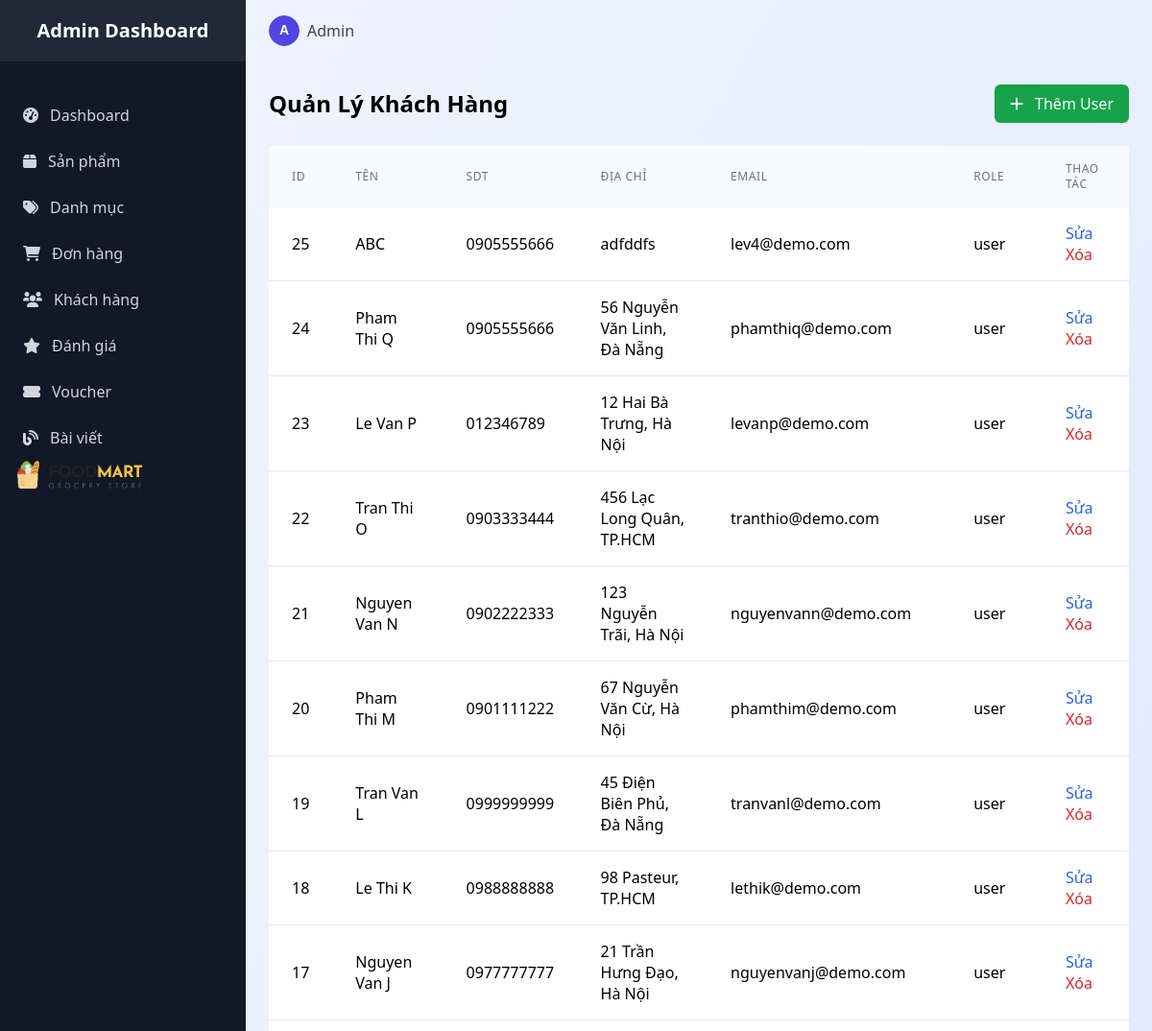
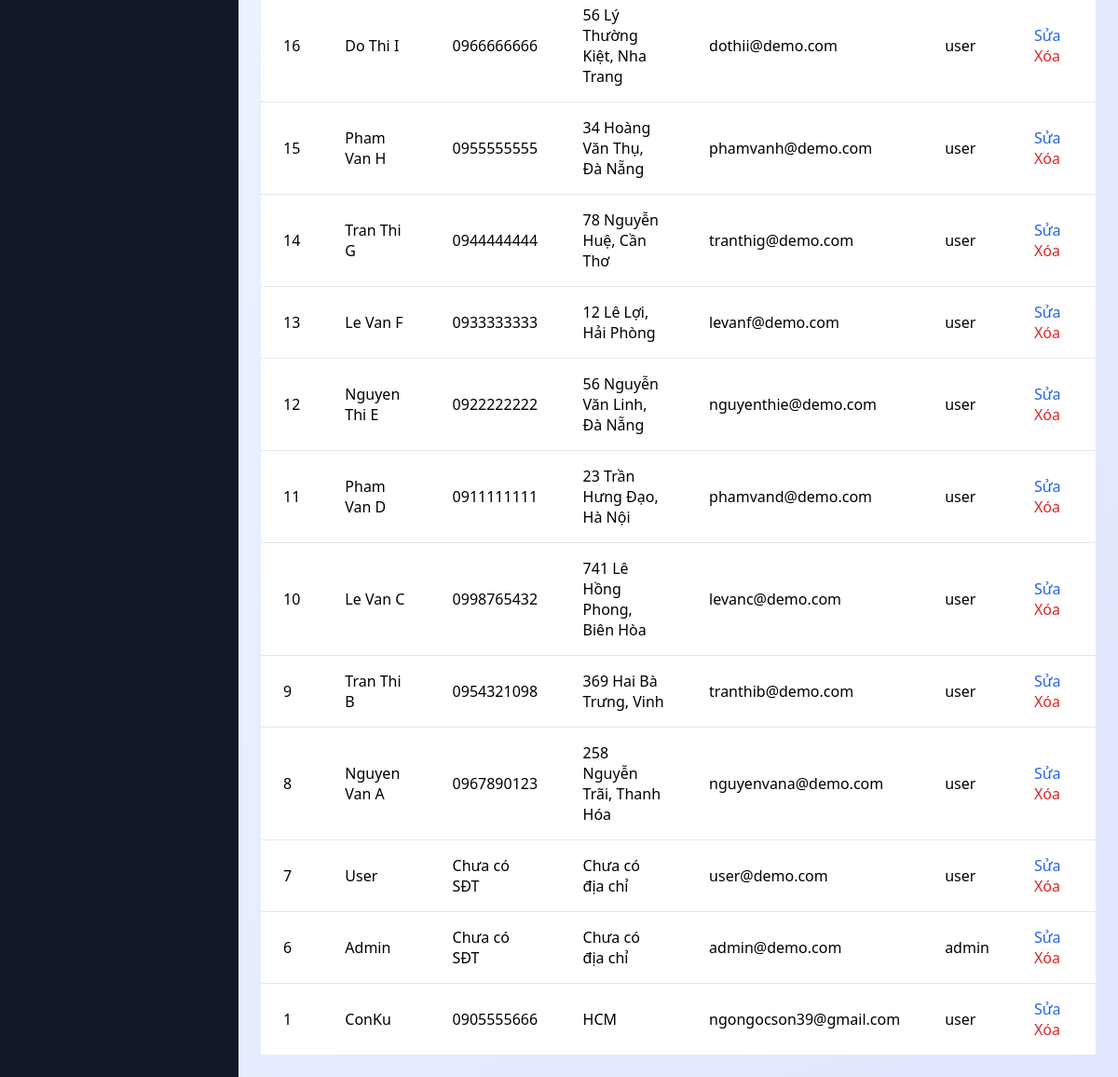
/admin/admin_customer/index (signed in), run on the app's committed database (2 pictures, top to bottom).
### tables this page shows
CREATE TABLE `users` (
  `id` int(11) NOT NULL,
  `name` varchar(100) NOT NULL,
  `email` varchar(150) NOT NULL,
  `address` varchar(255) DEFAULT NULL,
  `phone` varchar(50) DEFAULT NULL,
  `password` varchar(255) NOT NULL,
  `role` enum('user','admin') DEFAULT 'user',
  `created_at` timestamp NOT NULL DEFAULT current_timestamp()
);

### controllers/admin/Admin_customerController.php (called while the page is built, shortened)
<?php
require_once 'models/CustomerModel.php';
class Admin_customerController {
    private $model;
    public function __construct() {
        $this->model = new CustomerModel();
    }
    public function index() {
        $customers = $this->model->getAllCustomers();
        $data = [
            'customers' => $customers
        ];
        require_once ROOT . '/views/admin/customer/customer.php';
    }
}
?>

### index.php (called while the page is built, shortened)
<?php
require_once ROOT . "core" . DIRECTORY_SEPARATOR . "database.php";
$app = new App();

### core/database.php (called while the page is built, shortened)
<?php
class Database {
    public function __construct() {
        $this->conn = new mysqli(DB_HOST, DB_USER, DB_PASS, DB_NAME);
    }
}

### models/CustomerModel.php (called while the page is built, shortened)
<?php
require_once ROOT . "core/database.php";
class CustomerModel extends Database {
    public function getAllCustomers() {
        $sql = "SELECT * FROM users ORDER BY id DESC";
        $result = $this->conn->query($sql);
        return $result->fetch_all(MYSQLI_ASSOC);
    }
}
?>

### views/admin/customer/customer.php (the view)
<?php
$customers = $data['customers'] ?? [];
?>
<body class="bg-gradient-to-br from-blue-50 to-indigo-100 min-h-screen">
<?php include ROOT. '/views/admin/layouts/sidebar.php'; ?>
    <div class="lg:ml-64">
    <?php include ROOT. '/views/admin/layouts/header.php'; ?>
        <main class="p-6">
            <div class="flex justify-between items-center mb-6">
                <h2 class="text-2xl font-bold">Quản Lý Khách Hàng</h2>
                <a href="/FoodMartLab/admin/admin_customer/add" class="px-4 py-2 bg-green-600 text-white rounded-md hover:bg-green-700">
                    <i class="fas fa-plus mr-2"></i> Thêm User
                </a>
            </div>
            <div class="overflow-x-auto custom-scrollbar">
                <table class="w-full table table-striped">
                    <thead class="bg-gray-50">
                        <tr>
                            <th class="px-6 py-4 text-left text-xs font-medium text-gray-500 uppercase tracking-wider">ID</th>
                            <th class="px-6 py-4 text-left text-xs font-medium text-gray-500 uppercase tracking-wider">Tên</th>
                            <th class="px-6 py-4 text-left text-xs font-medium text-gray-500 uppercase tracking-wider">SDT</th>
                            <th class="px-6 py-4 text-left text-xs font-medium text-gray-500 uppercase tracking-wider">Địa chỉ</th>
                            <th class="px-6 py-4 text-left text-xs font-medium text-gray-500 uppercase tracking-wider">Email</th>
                            <th class="px-6 py-4 text-left text-xs font-medium text-gray-500 uppercase tracking-wider">Role</th>
                            <th class="px-6 py-4 text-left text-xs font-medium text-gray-500 uppercase tracking-wider">Thao tác</th>
                        </tr>
                    </thead>
                    <tbody class="bg-white divide-y divide-gray-200">
                        <?php if (empty($customers)): ?>
                            <tr>
                                <td colspan="7" class="px-6 py-4 text-center text-red-500">Không có khách hàng nào.</td>
                            </tr>
                        <?php else: ?>
                            <?php foreach ($customers as $customer): ?>
                                <tr class="hover:bg-gray-50">
                                    <td class="px-6 py-4"><?php echo htmlspecialchars($customer['id'] ?? 'Chưa có id'); ?></td>
                                    <td class="px-6 py-4"><?php echo htmlspecialchars($customer['name'] ?? 'Chưa có tên'); ?></td>
                                    <td class="px-6 py-4"><?php echo htmlspecialchars($customer['phone'] ?? 'Chưa có SĐT'); ?></td>
                                    <td class="px-6 py-4"><?php echo htmlspecialchars($customer['address'] ?? 'Chưa có địa chỉ'); ?></td>
                                    <td class="px-6 py-4"><?php echo htmlspecialchars($customer['email'] ?? 'Chưa có email'); ?></td>
                                    <td class="px-6 py-4"><?php echo htmlspecialchars($customer['role'] ?? 'User0'); ?></td>
                                    <td class="px-6 py-4">
                                        <a href="/FoodMartLab/admin/admin_customer/edit/?id=<?php echo $customer['id']; ?>" class="text-blue-600 hover:text-blue-800 mr-2">Sửa</a>
                                        <a href="/FoodMartLab/admin/admin_customer/delete/?id=<?php echo $customer['id']; ?>" class="text-red-600 hover:text-red-800" onclick="return confirm('Bạn có chắc chắn muốn xóa?')">Xóa</a>
                                    </td>
                                </tr>
                            <?php endforeach; ?>
                        <?php endif; ?>
                    </tbody>
                </table>
            </div>
        </main>
    </div>
</body>
</html>

### assets/admin/css/styles.css (style rules this page uses)
body { box-sizing: border-box; }

### data on the page
users: id "25", name "ABC", phone "0905555666", address "adfddfs", email "lev4@demo.com", role "user"
users: id "24", name "Pham Thi Q", phone "0905555666", address "56 Nguyễn Văn Linh, Đà Nẵng", email "phamthiq@demo.com", role "user"
users: id "23", name "Le Van P", phone "012346789", address "12 Hai Bà Trưng, Hà Nội", email "levanp@demo.com", role "user"
users: id "22", name "Tran Thi O", phone "0903333444", address "456 Lạc Long Quân, TP.HCM", email "tranthio@demo.com", role "user"
users: id "21", name "Nguyen Van N", phone "0902222333", address "123 Nguyễn Trãi, Hà Nội", email "nguyenvann@demo.com", role "user"
users: id "20", name "Pham Thi M", phone "0901111222", address "67 Nguyễn Văn Cừ, Hà Nội", email "phamthim@demo.com", role "user"
users: id "19", name "Tran Van L", phone "0999999999", address "45 Điện Biên Phủ, Đà Nẵng", email "tranvanl@demo.com", role "user"
users: id "18", name "Le Thi K", phone "0988888888", address "98 Pasteur, TP.HCM", email "lethik@demo.com", role "user"
users: id "17", name "Nguyen Van J", phone "0977777777", address "21 Trần Hưng Đạo, Hà Nội", email "nguyenvanj@demo.com", role "user"
users: id "16", name "Do Thi I", phone "0966666666", address "56 Lý Thường Kiệt, Nha Trang", email "dothii@demo.com", role "user"
users: id "15", name "Pham Van H", phone "0955555555", address "34 Hoàng Văn Thụ, Đà Nẵng", email "phamvanh@demo.com", role "user"
users: id "14", name "Tran Thi G", phone "0944444444", address "78 Nguyễn Huệ, Cần Thơ", email "tranthig@demo.com", role "user"
users: id "13", name "Le Van F", phone "0933333333", address "12 Lê Lợi, Hải Phòng", email "levanf@demo.com", role "user"
users: id "12", name "Nguyen Thi E", phone "0922222222", address "56 Nguyễn Văn Linh, Đà Nẵng", email "nguyenthie@demo.com", role "user"
users: id "11", name "Pham Van D", phone "0911111111", address "23 Trần Hưng Đạo, Hà Nội", email "phamvand@demo.com", role "user"
users: id "10", name "Le Van C", phone "0998765432", address "741 Lê Hồng Phong, Biên Hòa", email "levanc@demo.com", role "user"
users: id "9", name "Tran Thi B", phone "0954321098", address "369 Hai Bà Trưng, Vinh", email "tranthib@demo.com", role "user"
users: id "8", name "Nguyen Van A", phone "0967890123", address "258 Nguyễn Trãi, Thanh Hóa", email "nguyenvana@demo.com", role "user"
users: id "7", name "User", phone "Chưa có SĐT", address "Chưa có địa chỉ", email "user@demo.com", role "user"
users: id "6", name "Admin", phone "Chưa có SĐT", address "Chưa có địa chỉ", email "admin@demo.com", role "admin"
users: id "1", name "ConKu", phone "0905555666", address "HCM", email "ngongocson39@gmail.com", role "user"
